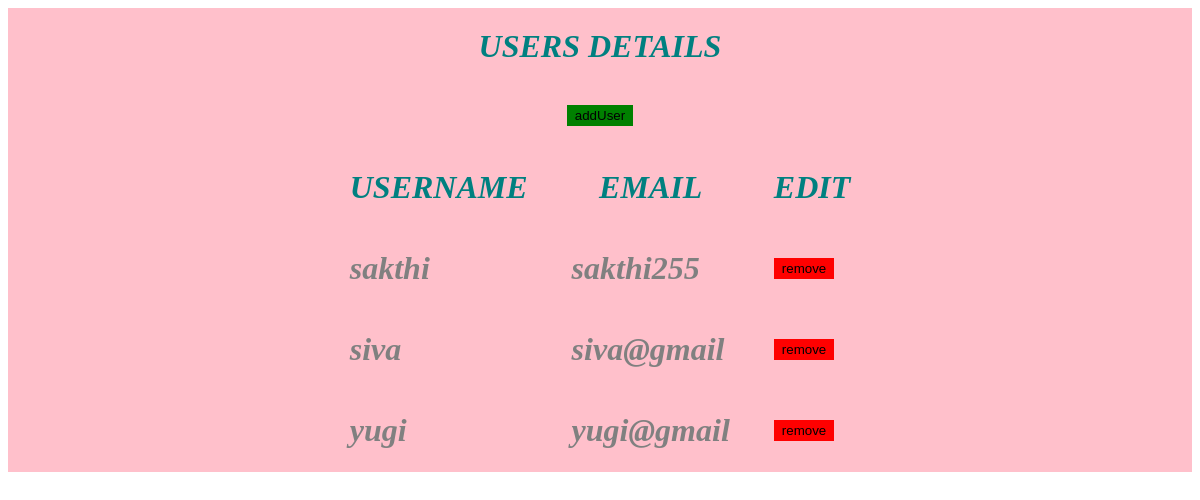
Before: /usersdb with the older database file.
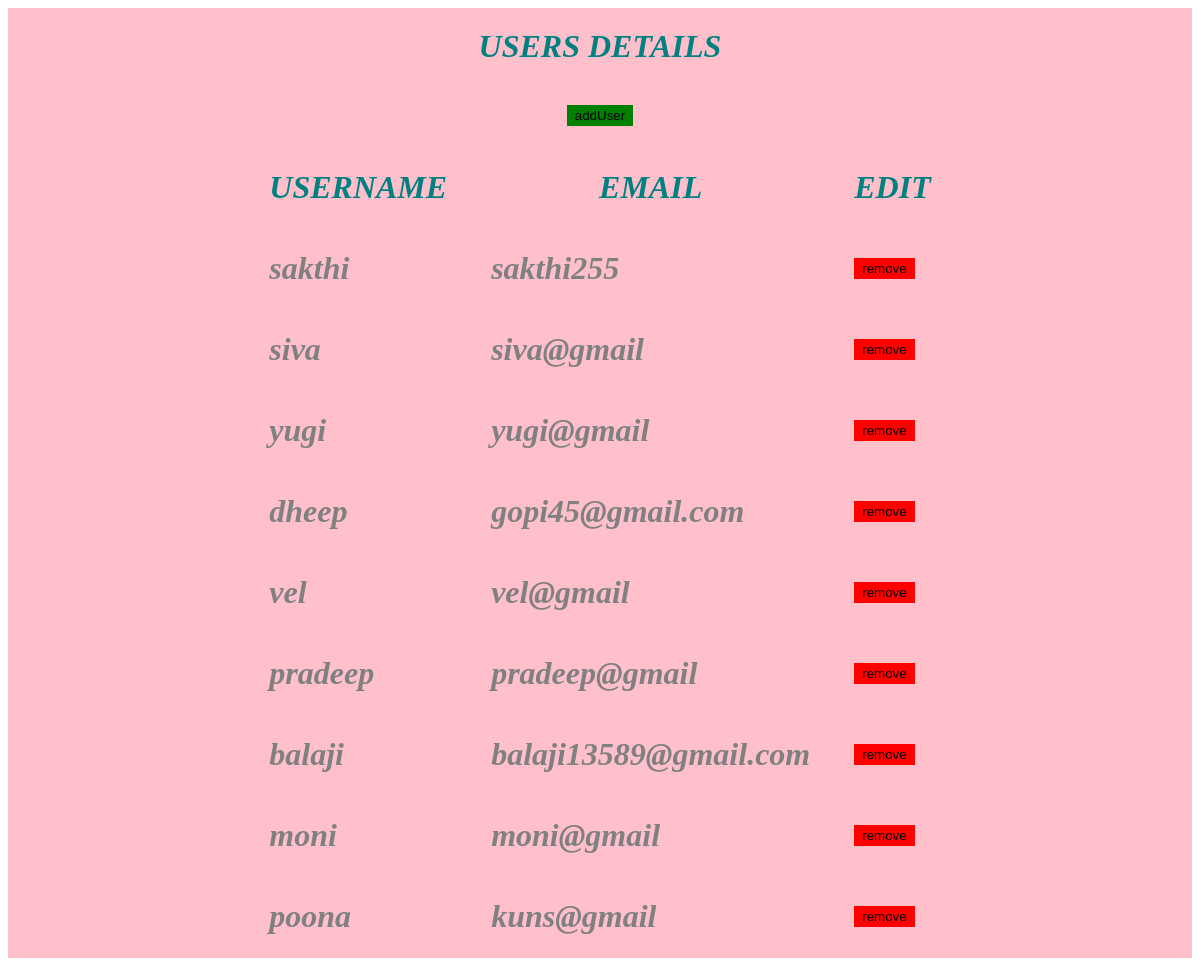
After: the same page with the newer database file.
### tables this page shows
CREATE TABLE "user" (
	"username"	TEXT NOT NULL,
	"email"	TEXT NOT NULL,
	"password"	TEXT NOT NULL,
	PRIMARY KEY("username")
);

### app.py (the view)
@app.route("/usersdb")
def usersDb():
    conn=sql.connect("flames.db")
    cur=conn.cursor()
    cur.execute("select * from user")
    data=cur.fetchall()
    l=[]
    for i in data:
        dic={"username":i[0],"email":i[1]}
        l.append(dic)
    return render_template("usersdb.html",data=l)

### templates/usersdb.html (shortened to what this page needs)
<!DOCTYPE html>
<html>
    <head>
        <link rel="stylesheet" href="/static/usersdb.css">
    </head>
    <body>
        <div class="flex">
            <h1 class="dark">USERS DETAILS</h1>
            <a class="text" href="/signup"><button class="green">addUser</button></a>
            <table>
                <tr>
                    <th><h1 class="dark">USERNAME</h1></th>
                    <th><h1 class="dark">EMAIL</h1></th>
                    <th><h1 class="dark">EDIT</h1></th>
                </tr>
                {%for i in data%}
                <tr>
                    <td><h1 class="text">{{i.username}}</h1></td>
                    <td><h1 class="text">{{i.email}}</h1></td>
                    <td><a class="text" href="/removeUser/{{i.username}}"><button class="red">remove</button></a></td>
                </tr>
                {%endfor%}
            </table>
        </div>
    </body>
</html>

Changed rows visible on the page:
added user: username "dheep", email "gopi45@gmail.com"
added user: username "vel", email "vel@gmail"
added user: username "pradeep", email "pradeep@gmail"
added user: username "balaji", email "balaji13589@gmail.com"
added user: username "moni", email "moni@gmail"
added user: username "poona", email "kuns@gmail"
